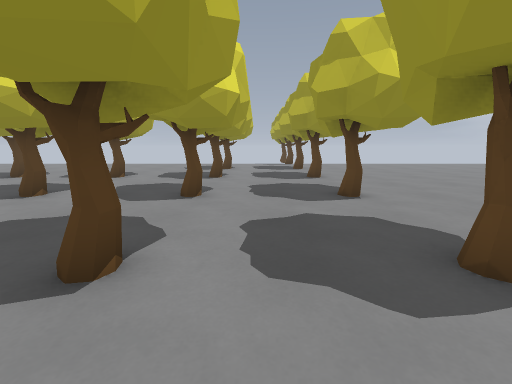
View 1 (above)

12 first-person views from a walk through a 3-D level made in the Godot game engine. The camera is 1.2 m above the floor, tilts 10° down and sees 90° across. The floor is counted in squares, 1 m on a side. Each view is taken from the middle of a square. On the plan, view 1 faces up. The plan holds only what a view shows up to about 12 squares ahead; the rest is blank. The place goes on beyond the plan.

View 2
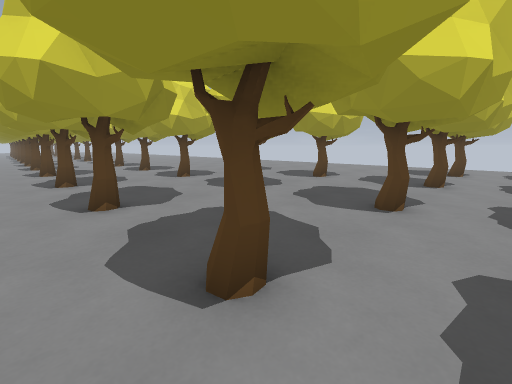

View 3
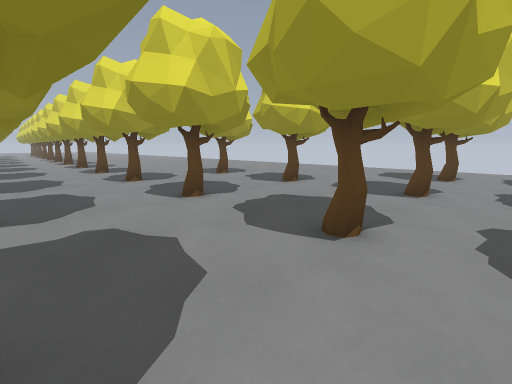

View 4
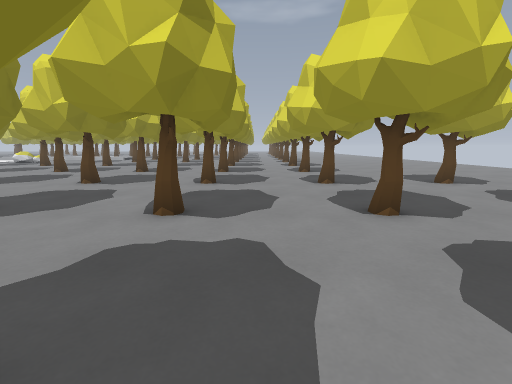

View 5
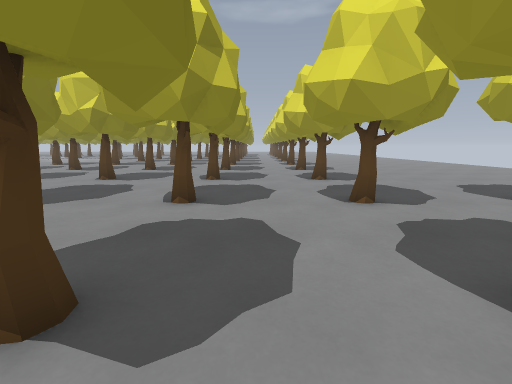

View 6
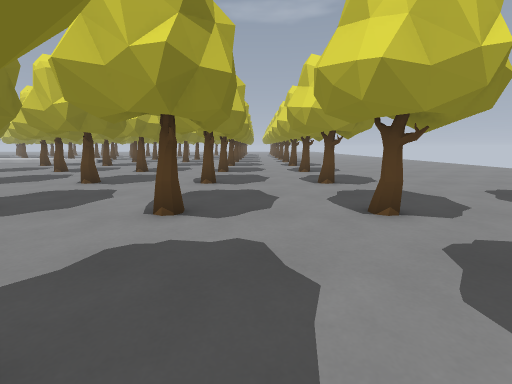

View 7
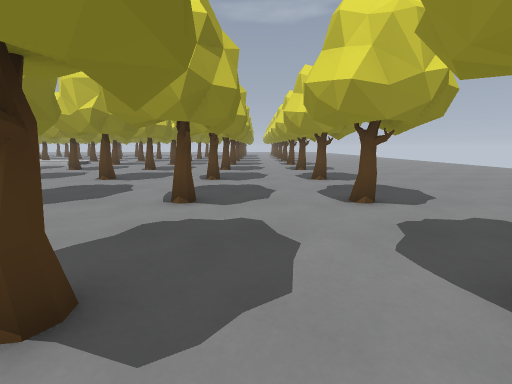

View 8
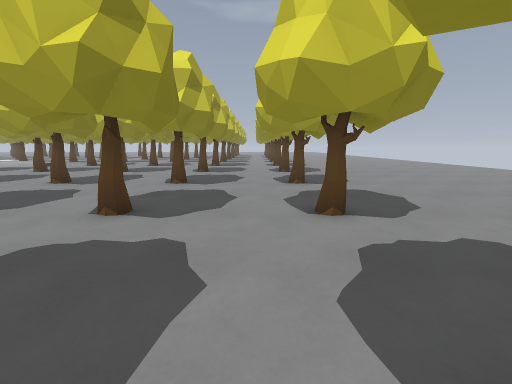

View 9
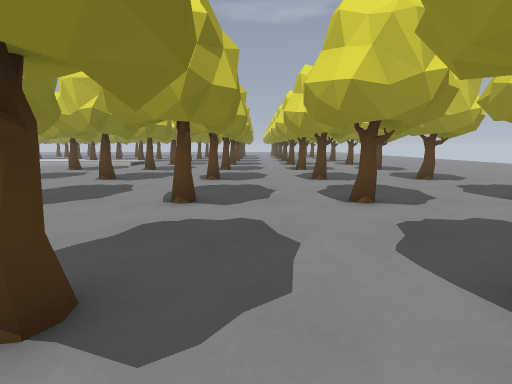

View 10
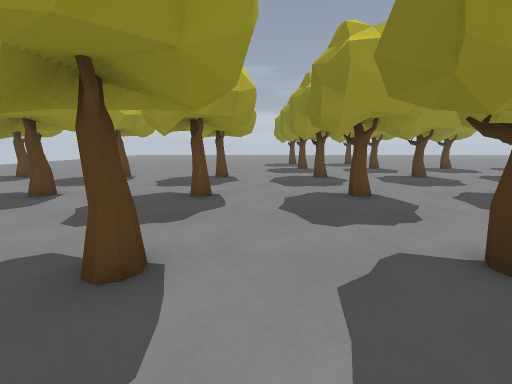

View 11
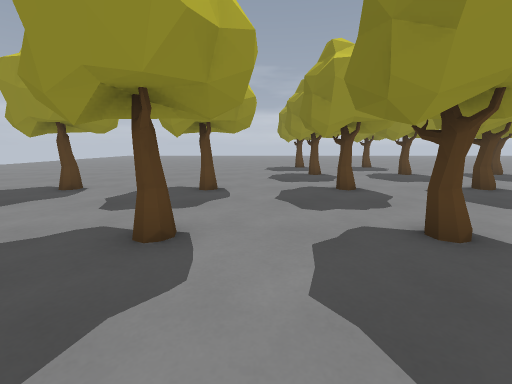

View 12
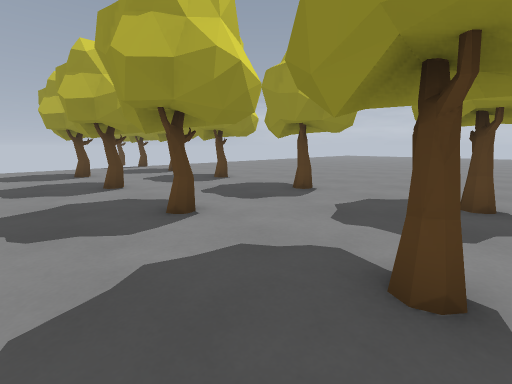

### Floor plan
Key: @ floor where view 1 was taken; # wall or solid block; . floor.
Columns run from 18 left of view 1 to 7 right of it. Each row starts with its distance up from view 1.
 10 ........##..##..##..##....
  9 ..........................
  8 ..........................
  7 ##..##..##..##..##..##....
  6 ##..##..##..##..##..##....
  5 ..........................
  4 ..........................
  3 ##..##..##..##..##..##....
  2 ##..##..##..##..##..##....
  1 ..........................
  0 ..................@.......
 -1 ##..##..##..##..##..##..##
 -2 ##..##..##..##..##..# ..#
 -3 ...........   ...........
 -4 ..........     ...........
 -5 ##..  ..         #..##..##
 -6 ##..  ..          ..##..#
 -7 ...               ......
 -8                    .....
 -9                       ..

Positions as (right, up) in squares from view 1, and headings:
1: (0, 0), facing up
2: (0, 1), facing up-left
3: (0, 3), facing up-left
4: (-1, 4), facing left
5: (-4, 4), facing left
6: (-5, 4), facing left
7: (-8, 4), facing left
8: (-9, 5), facing left
9: (-8, 0), facing left
10: (-8, 1), facing right
11: (-5, 1), facing right
12: (-4, 2), facing up-right
